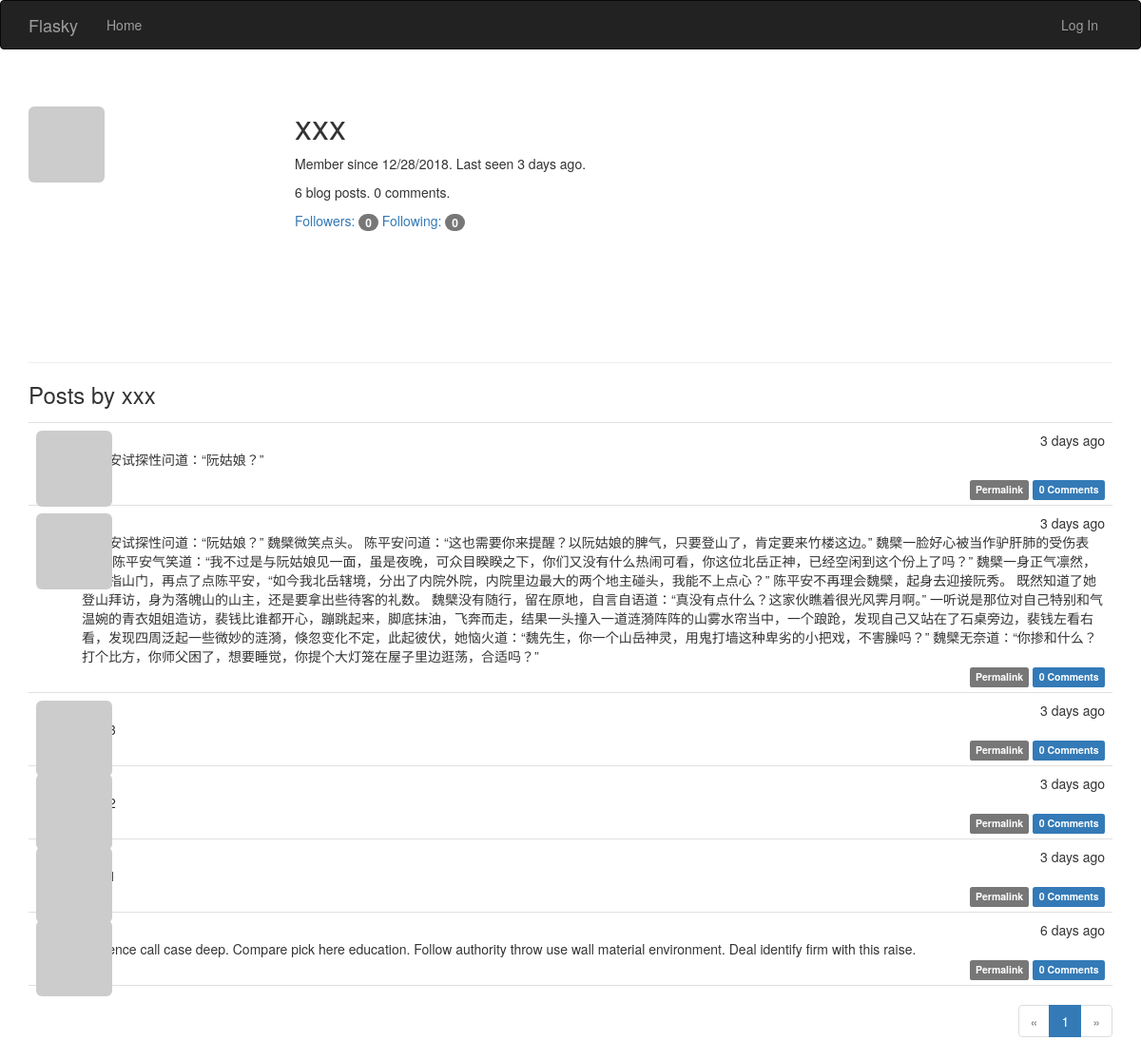
Screenshot of /user/xxx with the database file from the repository.
### app/models.py (models this page shows, shortened)
class User(UserMixin, db.Model):
    __tablename__ = 'users'
    id = db.Column(db.Integer, primary_key=True)
    email = db.Column(db.String(64), unique=True, index=True)
    username = db.Column(db.String(64), unique=True, index=True)
    role_id = db.Column(db.Integer, db.ForeignKey('roles.id'))
    password_hash = db.Column(db.String(128))
    confirmed = db.Column(db.Boolean, default=False)
    name = db.Column(db.String(64))
    location = db.Column(db.String(64))
    about_me = db.Column(db.Text())
    member_since = db.Column(db.DateTime(), default=datetime.utcnow)
    last_seen = db.Column(db.DateTime(), default=datetime.utcnow)
    avatar_hash = db.Column(db.String(32))
    posts = db.relationship('Post', backref='author', lazy='dynamic')
    followed = db.relationship('Follow',
                                foreign_keys=[Follow.follower_id],
                                backref=db.backref('follower', lazy='joined'),
                                lazy='dynamic',
                                cascade='all, delete-orphan')
    followers = db.relationship('Follow',
                                foreign_keys=[Follow.followed_id],
                                backref=db.backref('followed', lazy='joined'),
                                lazy='dynamic',
                                cascade='all, delete-orphan')
    comments = db.relationship('Comment', backref='author', lazy='dynamic')
    @property
    def password(self):
        raise AttributeError('password is not a readable attribute')
    def gravatar_hash(self):
        return hashlib.md5(self.email.lower().encode('utf-8')).hexdigest()
    def gravatar(self, size=100, default='identicon', rating='g'):
        url = 'https://secure.gravatar.com/avatar'
        hash = self.avatar_hash or self.gravatar_hash()
        return '{url}/{hash}?s={size}&d={default}&r={rating}'.format(
            url=url, hash=hash, size=size, default=default, rating=rating)

class Post(db.Model):
    __tablename__ = 'posts'
    id = db.Column(db.Integer, primary_key=True)
    body = db.Column(db.Text)
    body_html = db.Column(db.Text)
    timestamp = db.Column(db.DateTime, index=True, default=datetime.utcnow)
    author_id = db.Column(db.Integer, db.ForeignKey('users.id'))
    comments = db.relationship('Comment', backref='post', lazy='dynamic')

### app/main/views.py (the view)
@main.route('/user/<username>')
def user(username):
    user = User.query.filter_by(username=username).first_or_404()
    page = request.args.get('page', 1, type=int)
    pagination = user.posts.order_by(Post.timestamp.desc()).paginate(
            page, per_page=current_app.config['FLASKY_POSTS_PER_PAGE'],
            error_out=False)
    posts = pagination.items
    return render_template('user.html', user=user, posts=posts,
            pagination=pagination)

### app/auth/views.py (called while the page is built)
@auth.before_app_request
def before_request():
    if current_user.is_authenticated:
        current_user.ping()
        if not current_user.confirmed \
                and request.endpoint \
                and request.blueprint != 'auth' \
                and request.endpoint != 'static':
            return redirect(url_for('auth.unconfirmed'))

### app/main/__init__.py (called while the page is built)
@main.app_context_processor
def inject_permissions():
    return dict(Permission=Permission)

### app/models.py (called while the page is built)
    def can(self, permissions):
        return False

    def is_administrator(self):
        return False

### app/templates/user.html (shortened to what this page needs)
{% extends "base.html" %}
{% import "_macros.html" as macros %}
{% block page_content %}
<div class="page-header">
    <img class="img-rounded profile-thumbnail" src="{{ user.gravatar(size=256) }}">
    <div class="profile-header">
      <h1>{{ user.username }}</h1>
      <p>Member since {{ moment(user.member_since).format('L') }}. Last seen {{ moment(user.last_seen).fromNow() }}.</p>
      <p>{{ user.posts.count() }} blog posts. {{ user.comments.count() }} comments.</p>
      <p>
          <a href="{{ url_for('.followers', username=user.username) }}">Followers: <span class="badge">{{ user.followers.count() - 1 }}</span></a>
          <a href="{{ url_for('.followed_by', username=user.username) }}">Following: <span class="badge">{{ user.followed.count() - 1 }}</span></a>
      </p>
    </div>
</div>
<h3>Posts by {{ user.username }}</h3>
{% include '_posts.html' %}
{% if pagination %}
<div class="pagination">
    {{ macros.pagination_widget(pagination, '.user', username=user.username) }}
</div>
{% endif %}
{% endblock %}

### app/templates/_posts.html (shortened to what this page needs)
<ul class="posts">
    {% for post in posts %}
    <li class="post">
      <div class="post-thumbnail">
          <a href="{{ url_for('.user', username=post.author.username) }}">
            <img class="img-rounded profile-thumbnail" src="{{ post.author.gravatar(size=40) }}">
          </a>
      </div>
      <div class="post-content">
          <div class="post-date">{{ moment(post.timestamp).fromNow() }}</div>
          <div class="post-author"><a href="{{ url_for('.user', username=post.author.username) }}">{{ post.author.username }}</a></div>
          <div class="post-body">
              {% if post.body_html %}
                  {{ post.body_html | safe }}
              {% else %}
                  {{ post.body }}
              {% endif %}
          </div>
          <div class="post-footer">
              <a href="{{ url_for('.post', id=post.id) }}">
                  <span class="label label-default">Permalink</span>
              </a>
              <a href="{{ url_for('.post', id=post.id) }}#comments">
                <span class="label label-primary">{{ post.comments.count() }} Comments</span>
            </a>
            </div>
      </div>
    </li>
    {% endfor %}
</ul>

### app/static/styles.css (style rules this page uses)
.profile-thumbnail { position: absolute; }
.profile-header { min-height: 260px; margin-left: 280px; }
ul.posts { list-style-type: none; padding: 0px; margin: 16px 0px 0px 0px; border-top: 1px solid #e0e0e0; }
ul.posts li.post { padding: 8px; border-bottom: 1px solid #e0e0e0; }
div.post-date { float: right; }
div.post-author { font-weight: bold; }
div.post-thumbnail { position: absolute; }
div.post-content { margin-left: 48px; min-height: 48px; }
div.post-footer { text-align: right; }
div.pagination { width: 100%; text-align: right; padding: 0px; margin: 0px; }

### rows the page displays
User: username "xxx", member_since "12/28/2018", last_seen "3 days ago"
Post: timestamp "3 days ago", body_html "陈平安试探性问道：“阮姑娘？”", comments.count "0"
Post: timestamp "3 days ago", body "陈平安试探性问道：“阮姑娘？” 魏檗微笑点头。 陈平安问道：“这也需要你来提醒？以阮姑娘的脾气，只要登山了，肯定要来竹楼这边。” 魏檗一脸好心被当作驴肝肺的受伤表情。 陈平安气笑道：“我不过是与阮姑娘见一面，虽是夜晚，可众目睽睽之下，你们又没有什么热闹可看，你这位北岳正神，已经空闲到这个份上了吗？” 魏檗一身正气凛然，指了指山门，再点了点陈平安，“如今我北岳辖境，分出了内院外院，内院里边最大的两个地主碰头，我能不上点心？” 陈平安不再理会魏檗，起身去迎接阮秀。 既然知道了她登山拜访，身为落魄山的山主，还是要拿出些待客的礼数。 魏檗没有随行，留在原地，自言自语道：“真没有点什么？这家伙瞧着很光风霁月啊。” 一听说是那位对自己特别和气温婉的青衣姐姐造访，裴钱比谁都开心，蹦跳起来，脚底抹油，飞奔而走，结果一头撞入一道涟漪阵阵的山雾水帘当中，一个踉跄，发现自己又站在了石桌旁边，裴钱左看右看，发现四周泛起一些微妙的涟漪，倏忽变化不定，此起彼伏，她恼火道：“魏先生，你一个山岳神灵，用鬼打墙这种卑劣的小把戏，不害臊吗？” 魏檗无奈道：“你掺和什么？打个比方，你师父困了，想要睡觉，你提个大灯笼在屋子里边逛荡，合适吗？”", comments.count "0"
Post: timestamp "3 days ago", comments.count "0"
Post: timestamp "3 days ago", comments.count "0"
Post: timestamp "3 days ago", comments.count "0"
Post: timestamp "6 days ago", body "Evidence call case deep. Compare pick here education. Follow authority throw use wall material environment. Deal identify firm with this raise.", comments.count "0"

### other values shown
{{ user.posts.count() }} "6"
{{ user.comments.count() }} "0"
{{ user.followers.count() - 1 }} "0"
{{ user.followed.count() - 1 }} "0"
{{ p }} "1"
